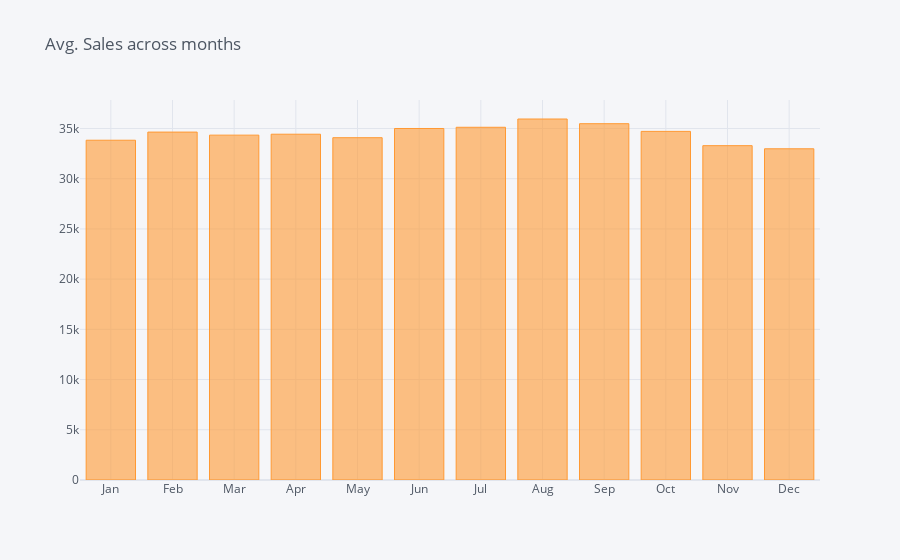

Notebook cell for this chart:
### Code cell
months = ['Jan', 'Feb', 'Mar', 'Apr', 'May', 'Jun', 'Jul','Aug', 'Sep', 'Oct', 'Nov', 'Dec'] 
monthly_sales = sales_sum.groupby(sales_sum.index.strftime('%b')).mean().reindex(months)
monthly_sales.iplot( kind="bar",title = "Avg. Sales across months")

### Figure 1 — Plotly figure (JSON) as saved in the notebook; plotly's stock layout.template omitted (floating-point values rounded to 4 significant figures)
{"data": [{"marker": {"color": "rgba(255, 153, 51, 0.6)", "line": {"color": "rgba(255, 153, 51, 1.0)", "width": 1}}, "name": "sales", "orientation": "v", "text": "", "type": "bar", "x": ["Jan", "Feb", "Mar", "Apr", "May", "Jun", "Jul", "Aug", "Sep", "Oct", "Nov", "Dec"], "y": [33830.0, 34640.0, 34340.0, 34430.0, 34090.0, 35000.0, 35120.0, 35950.0, 35480.0, 34710.0, 33290.0, 32980.0]}], "layout": {"legend": {"bgcolor": "#F5F6F9", "font": {"color": "#4D5663"}}, "paper_bgcolor": "#F5F6F9", "plot_bgcolor": "#F5F6F9", "title": {"font": {"color": "#4D5663"}, "text": "Avg. Sales across months"}, "xaxis": {"gridcolor": "#E1E5ED", "showgrid": true, "tickfont": {"color": "#4D5663"}, "title": {"font": {"color": "#4D5663"}, "text": ""}, "zerolinecolor": "#E1E5ED"}, "yaxis": {"gridcolor": "#E1E5ED", "showgrid": true, "tickfont": {"color": "#4D5663"}, "title": {"font": {"color": "#4D5663"}, "text": ""}, "zerolinecolor": "#E1E5ED"}}}
